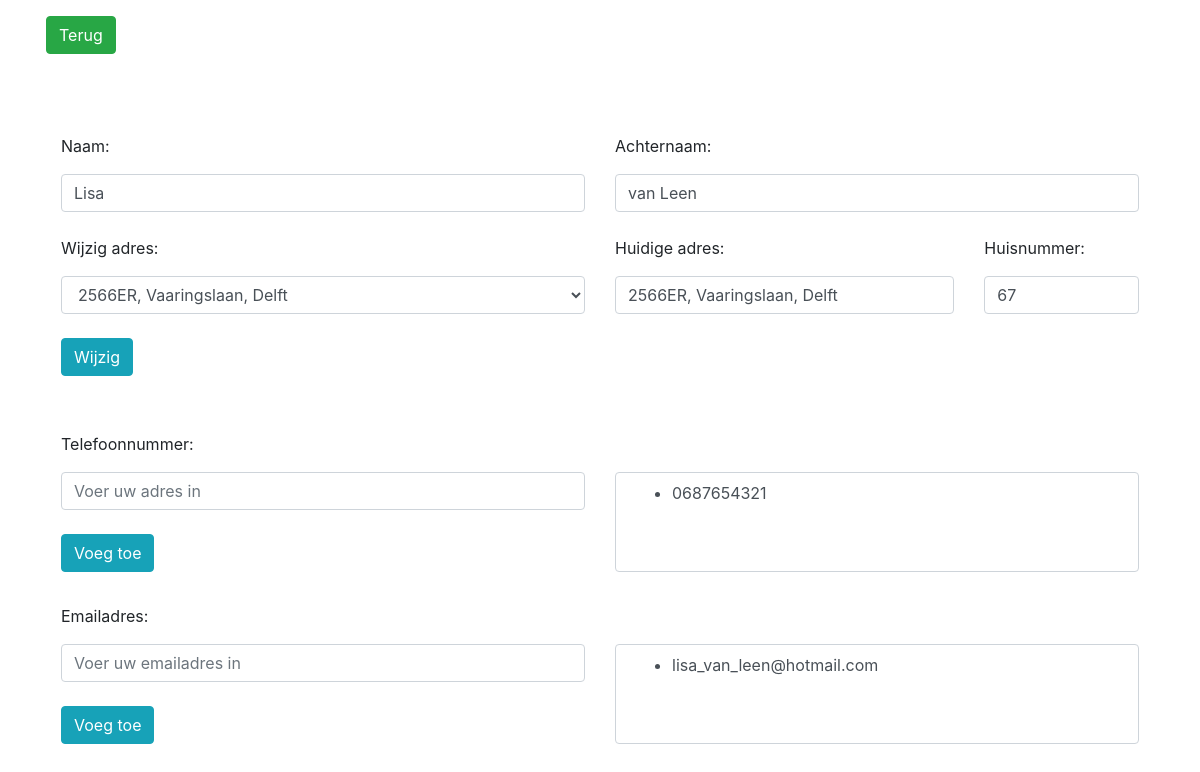
The app's page /update.php?id=2 with its own data.
### tables this page shows
CREATE TABLE `lid` (
  `id` int(10) UNSIGNED NOT NULL,
  `naam` varchar(128) DEFAULT NULL,
  `achternaam` varchar(128) DEFAULT NULL,
  `postcode` char(6) DEFAULT NULL,
  `huisnummer` varchar(5) DEFAULT NULL
);

CREATE TABLE `postcode` (
  `postcode` char(6) NOT NULL,
  `adres` varchar(128) DEFAULT NULL,
  `woonplaats` varchar(128) DEFAULT NULL
);

CREATE TABLE `telefoonnummer` (
  `lid_id` int(10) UNSIGNED DEFAULT NULL,
  `telefoonnummer` char(10) NOT NULL
);

CREATE TABLE `email` (
  `lid_id` int(10) UNSIGNED DEFAULT NULL,
  `email` varchar(255) NOT NULL
);

### update.php (the view, shortened to what this page needs)
<?php
require_once dirname(__FILE__) . '/includes/config.php';
$lid_id = htmlspecialchars($_GET["id"]);
$query = "SELECT l.id, l.naam, l.achternaam, l.postcode, l.huisnummer, p.adres, p.woonplaats FROM lid l
-- Join postcode
JOIN postcode p ON l.postcode = p.postcode
WHERE l.id = $lid_id";
$result = $con->query($query);
$rows = $result->fetch_all(MYSQLI_ASSOC);
foreach ($rows as $row) {
?>
<!DOCTYPE html>
<html lang="en">
<head>
    <link rel="stylesheet" href="https://maxcdn.bootstrapcdn.com/bootstrap/4.5.2/css/bootstrap.min.css">
    <link rel="stylesheet" href="css/style.css">
</head>
<body>
<div class="container p-3">
    <a href="ledenlijst.php">
        <button type="button" class="btn btn-success">Terug</button>
    </a>
</div>
<br><br>
    <div class="container">
        <form action="update.php" method="POST" style="padding: 1em;">
            <div class="row">
                <div class="col">
                <p>Naam:</p>
                <input type="text" class="form-control" name="naam" value="<?php echo $row['naam'];?>">
                </div>
                <div class="col">
                <p>Achternaam:</p>
                <input type="text" class="form-control" placeholder="Voer uw achternaam in" name="achternaam" value="<?php echo $row['achternaam'];?>">
                </div>
            </div>
        <br>
            <div class="row">
                <div class="col">
                <p>Wijzig adres:</p>
                <select class="form-control" name="" id="">
                    <option value=""><?php echo $row['postcode'] . ', ' . $row['adres'] . ', ' . $row['woonplaats'];;?></option>
                </select>
                </div>
                <div class="col">
                    <div class="row">
                        <div class="col">
                        <p>Huidige adres:</p>
                        <input type="text" class="form-control" placeholder="Voer uw achternaam in" name="huisnummer" value="<?php echo $row['postcode'] . ', ' . $row['adres'] . ', '. $row['woonplaats'] ;?>">
                        </div>
                        <div class="col-sm-4">
                        <p>Huisnummer:</p>
                        <input type="text" class="form-control" placeholder="Voer uw achternaam in" name="huisnummer" value="<?php echo $row['huisnummer'];?>">
                        </div>
                    </div>
                </div>
            </div>
            <br>
            <button type="submit" class="btn btn-info">Wijzig</button>
        </form>
        <form action="update.php" method="POST" style="padding: 1em;">
        <?php
        $query2 = "SELECT telefoonnummer FROM telefoonnummer WHERE lid_id ='$lid_id'";
        $result2 = $con->query($query2);
        $rows2 = $result2->fetch_all(MYSQLI_ASSOC);
        ?>
            <br>
            <div class="row">
                <div class="col">
                    <p>Telefoonnummer:</p>
                    <input type="text" class="form-control" placeholder="Voer uw adres in" name="telefoonnummer"> <br>
                    <button type="submit" class="btn btn-info" name="add_phone">Voeg toe</button>
                </div>
                <div class="col">
                    <div class="sub-container pl-3 pt-2">
                        <?php  foreach ($rows2 as $row) {?>
                            <?php echo "<ul><li>".$row["telefoonnummer"] . "</li></ul>";
                            ?>
                        <?php } ?>
                    </div>
                </div>
            </div>
        </form>
        <form action="update.php" method="POST" style="padding: 1em;">
        <?php
        $query3 = "SELECT email FROM email WHERE lid_id ='$lid_id'";
        $result3 = $con->query($query3);
        $rows3 = $result3->fetch_all(MYSQLI_ASSOC);
        ?>
            <div class="row">
                <div class="col">
                    <p>Emailadres:</p>
                    <input type="text" class="form-control" placeholder="Voer uw emailadres in" name="email"> <br>
                    <button type="submit" class="btn btn-info" name="add_email">Voeg toe</button>
                </div>
                <div class="col">
                    <div class="sub-container pl-3 pt-2">
                        <?php foreach ($rows3 as $row) {?>
                            <?php echo "<ul><li>". $row["email"] . "</li></ul>";?>
                        <?php } ?>
                    </div>
                </div>
            </div>
            <br>
        </form>
    </div>
</body>
</html>
<?php
    }
?>

### css/style.css (style rules this page uses)
.sub-container { display: block; border: solid 1px #ced4da; height: 6.25em; width: 100%; border-radius: 0.25rem; margin-top: 2.5em; padding: 0.375rem 0.75rem; font-size: 1rem; font-weight: 400; line-height: 1.5; color: #495057; background-color: #fff; background-clip: padding-box; border: 1px solid #ced4da; border-radius: 0.25rem; transition: border-color 0.15s ease-in-out, box-shadow 0.15s ease-in-out; overflow: auto; }

### records on screen
lid: naam "Lisa", achternaam "van Leen", postcode "2566ER, Vaaringslaan, Delft", huisnummer "2566ER, Vaaringslaan, Delft", huisnummer "67"
telefoonnummer: telefoonnummer "0687654321"
email: email "lisa_van_leen@hotmail.com"
